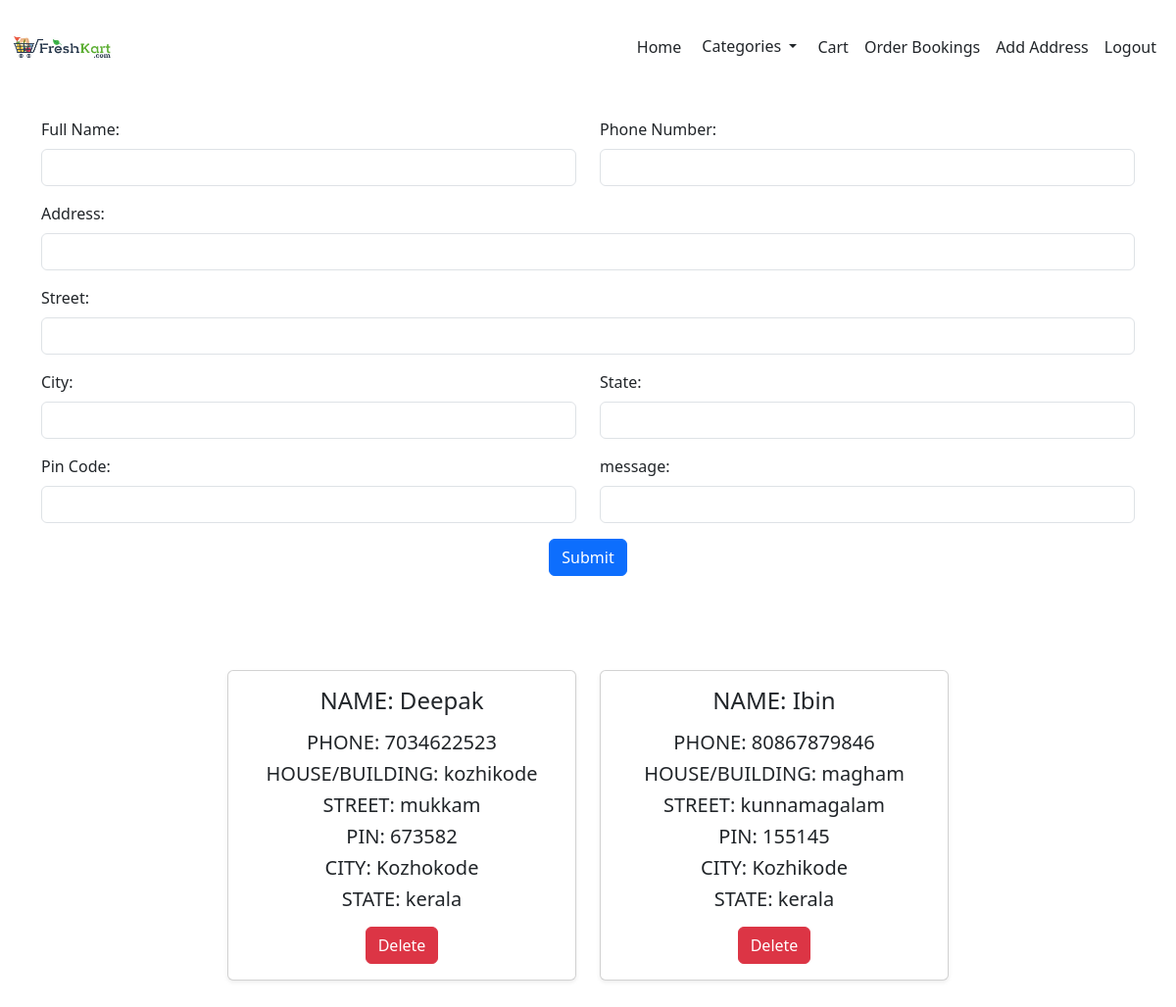
Screenshot of /address (signed in) with the database file from the repository.
### store/models.py (models this page shows)
class Address(models.Model):
    user = models.ForeignKey(User, on_delete=models.CASCADE)
    name=models.TextField()
    address=models.TextField()
    street=models.TextField()
    city=models.TextField()
    state=models.TextField()
    pincode=models.IntegerField()
    phone=models.IntegerField()
    message=models.TextField()

### store/views.py (the view)
# urls.py: path('address',views.address),
def address(req):
    if 'user' in req.session:
        user=User.objects.get(username=req.session['user'])
        data=Address.objects.filter(user=user)
        if req.method=='POST':
            user=User.objects.get(username=req.session['user'])
            name=req.POST['name']
            phn=req.POST['phone']
            house=req.POST['address']
            street=req.POST['street']
            city=req.POST['city']
            pin=req.POST['pin']
            state=req.POST['state']
            data=Address.objects.create(user=user,name=name,phone=phn,address=house,city=city,street=street,pincode=pin,state=state)
            data.save()
            return redirect(address)
        else:
            return render(req,"user/address.html",{'data':data})
    else:
        return redirect(gro_login)

### template/user/address.html (shortened to what this page needs)
<!DOCTYPE html>
<html lang="en">
<head>
    {% load static %}
    <link href="https://cdn.jsdelivr.net/npm/bootstrap@5.3.0-alpha1/dist/css/bootstrap.min.css" rel="stylesheet">
</head>
<body>
    <nav class="  navbar navbar-expand-sm bg-white navbar-white fixed-top ">
        <div class="container-fluid">
          <a href="shop_home"><img src="{% static 'images/logo.jpg' %}" alt="Logo" class="img-fluid" style="height: 80px; width: auto;"></a><br>
          <div class="collapse navbar-collapse justify-content-end " id="collapsibleNavbar">
            <ul class="navbar-nav">
              <li class="nav-item">
                <a class="nav-link  active text-dark" href="../">Home</a>
              </li>
              <li>
                <div class="dropdown">
                    <button type="button" class="btn btn-white text-dark btt-1 dropdown-toggle" data-bs-toggle="dropdown">
                        Categories
                    </button>
                </div>
            </li>
              <li class="nav-item ">
                <a class="nav-link text-dark " href="cart">Cart</a>
              </li>
              <li class="nav-item  ">
                <a class="nav-link text-dark" href="user_book">Order Bookings</a>
              </li>
              <li class="nav-item  ">
                <a class="nav-link text-dark" href="Address">Add Address</a>
              </li>
              <li class="nav-item  ">
                <a class="nav-link text-dark" href="logout">Logout</a>
              </li>
            </ul>
          </div>
        </div>
    </nav>
    <div class="container py-5">
        <h1 class="text-center mb-4">Address Form</h1>
        <form action="" method="post" enctype="multipart/form-data">
            <div class="row">
                <div class="col-md-6 mb-3">
                    <label for="name" class="form-label">Full Name:</label>
                    <input type="text" id="name" name="name" class="form-control" required>
                </div>
                <div class="col-md-6 mb-3">
                    <label for="phone" class="form-label">Phone Number:</label>
                    <input type="number" id="phone" name="phone" class="form-control" required>
                </div>
            </div>
            <div class="mb-3">
                <label for="address" class="form-label">Address:</label>
                <input type="text" id="address" name="address" class="form-control" required>
            </div>
            <div class="mb-3">
                <label for="street" class="form-label">Street:</label>
                <input type="text" id="street" name="street" class="form-control" required>
            </div>
            <div class="row">
                <div class="col-md-6 mb-3">
                    <label for="city" class="form-label">City:</label>
                    <input type="text" id="city" name="city" class="form-control" required>
                </div>
                <div class="col-md-6 mb-3">
                    <label for="state" class="form-label">State:</label>
                    <input type="text" id="state" name="state" class="form-control" required>
                </div>
            </div>
            <div class="row">
                <div class="col-md-6 mb-3">
                    <label for="pin" class="form-label">Pin Code:</label>
                    <input type="number" id="pin" name="pin" class="form-control" required>
                </div>
                <div class="col-md-6 mb-3">
                    <label for="state" class="form-label">message:</label>
                    <input type="text" id="message" name="message" class="form-control" required>
                </div>
            </div>
            <div class="text-center">
                <button type="submit" class="btn btn-primary">Submit</button>
            </div>
        </form>
    </div>
    <div class="container py-5">
        <div class="row justify-content-center">
          {% for i in data %}
          <div class="col-md-6 col-lg-4 mb-4">
            <div class="card shadow-sm">
              <div class="card-body text-center">
                <h4 class="card-title mb-3">NAME: {{i.name}}</h4>
                <h5 class="card-text mb-2">PHONE: {{i.phone}}</h5>
                <h5 class="card-text mb-2">HOUSE/BUILDING: {{i.address}}</h5>
                <h5 class="card-text mb-2">STREET: {{i.street}}</h5>
                <h5 class="card-text mb-2">PIN: {{i.pincode}}</h5>
                <h5 class="card-text mb-2">CITY: {{i.city}}</h5>
                <h5 class="card-text mb-3">STATE: {{i.state}}</h5>
                <a href="delete_address/{{i.pk}}" class="btn btn-danger">Delete</a>
              </div>
            </div>
          </div>
          {% endfor %}
        </div>
    </div>
</body>
</html>

### rows the page displays
Address: name "Deepak", phone "7034622523", address "kozhikode", street "mukkam", pincode "673582", city "Kozhokode", state "kerala"
Address: name "Ibin", phone "80867879846", address "magham", street "kunnamagalam", pincode "155145", city "Kozhikode", state "kerala"
